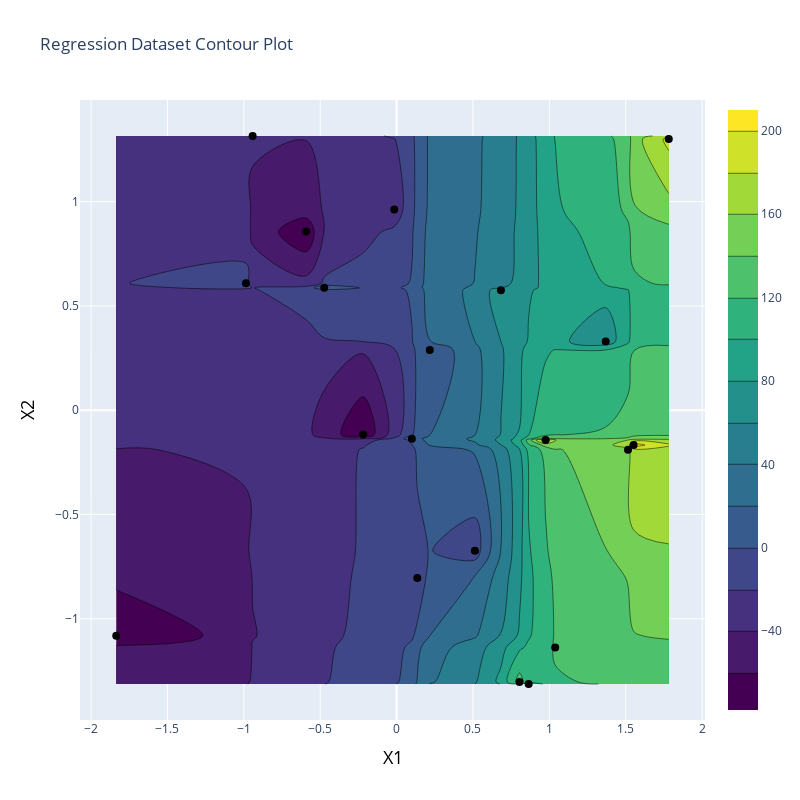

Write notebook code for a chart like this one.
### Markdown cell above
**Contour Plot**

### Code cell
# 2D Contour plot with scatter plot and same data
import plotly.graph_objects as go
import plotly.express as px
fig = go.Figure()
fig.add_trace(go.Scatter(x=X[:20,0], y=X[:20,1], mode='markers', marker=dict(size=8, color='black')))
fig.add_trace(go.Contour(z=y[:20], x=X[:20,0], y=X[:20,1], colorscale='Viridis'))
# Label Axes
fig.update_layout(xaxis_title='X1', yaxis_title='X2')
# Bold Axis
fig.update_layout(xaxis = dict(title_font=dict(size=18, color='black')), yaxis = dict(title_font=dict(size=18, color='black')))
# Title
fig.update_layout(title='Regression Dataset Contour Plot')
# Fig Size
fig.update_layout(width=800, height=800)
fig.show()

### Figure 1 — Plotly figure (JSON) as saved in the notebook; plotly's stock layout.template omitted (floating-point values rounded to 4 significant figures)
{"data": [{"marker": {"color": "black", "size": 8}, "mode": "markers", "type": "scatter", "x": [1.551, -0.5928, -0.9862, 0.2172, 1.515, -0.9424, -0.01529, 1.038, 0.8047, 0.5126, 1.782, 0.9755, 0.09999, 0.6829, 1.369, -1.835, -0.2188, 0.8645, 0.1355, -0.4736], "y": [-0.1671, 0.8567, 0.6093, 0.2885, -0.1899, 1.315, 0.9627, -1.138, -1.303, -0.6744, 1.301, -0.1435, -0.1371, 0.5755, 0.3297, -1.082, -0.117, -1.313, -0.8044, 0.5867]}, {"colorscale": [[0, "#440154"], [0.1111, "#482878"], [0.2222, "#3e4989"], [0.3333, "#31688e"], [0.4444, "#26828e"], [0.5556, "#1f9e89"], [0.6667, "#35b779"], [0.7778, "#6ece58"], [0.8889, "#b5de2b"], [1, "#fde725"]], "type": "contour", "x": [1.551, -0.5928, -0.9862, 0.2172, 1.515, -0.9424, -0.01529, 1.038, 0.8047, 0.5126, 1.782, 0.9755, 0.09999, 0.6829, 1.369, -1.835, -0.2188, 0.8645, 0.1355, -0.4736], "y": [-0.1671, 0.8567, 0.6093, 0.2885, -0.1899, 1.315, 0.9627, -1.138, -1.303, -0.6744, 1.301, -0.1435, -0.1371, 0.5755, 0.3297, -1.082, -0.117, -1.313, -0.8044, 0.5867], "z": [208.1, -77.0, -13.53, 3.615, 155.2, -37.08, -31.44, 122.8, 128.1, -10.62, 185.4, 196.6, 15.26, 70.48, 66.86, -74.46, -77.77, 85.22, -14.45, 16.9]}], "layout": {"height": 800, "title": {"text": "Regression Dataset Contour Plot"}, "width": 800, "xaxis": {"title": {"font": {"color": "black", "size": 18}, "text": "X1"}}, "yaxis": {"title": {"font": {"color": "black", "size": 18}, "text": "X2"}}}}
